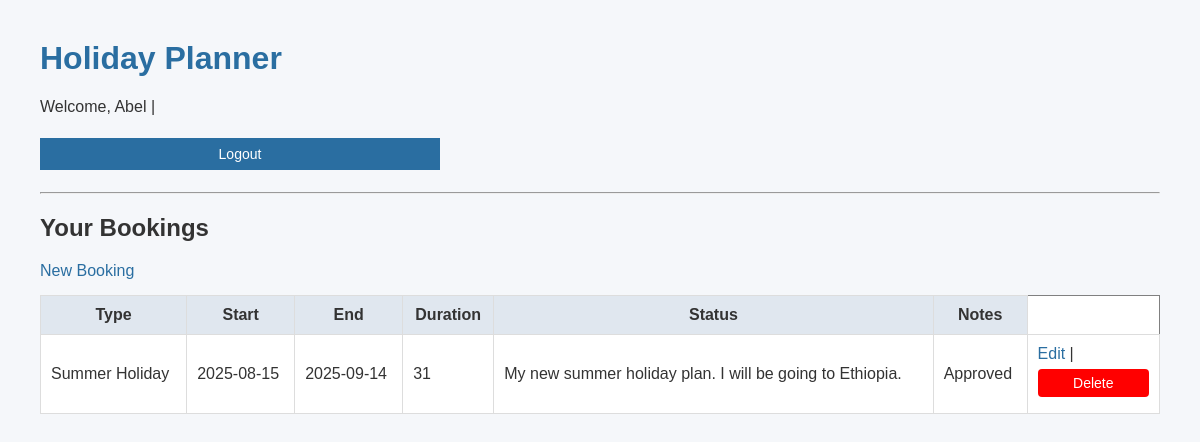
/dashboard (signed in), run on the app's committed database.
### tables this page shows
CREATE TABLE bookings (
        id INTEGER PRIMARY KEY AUTOINCREMENT,
        user_id INTEGER,
        type TEXT,
        start_date TEXT,
        end_date TEXT,
        duration TEXT,
        notes TEXT,
        status TEXT DEFAULT 'pending',
        FOREIGN KEY (user_id) REFERENCES users(id)
    );

### app.py (the view)
    @app.route("/dashboard")
    def dashboard():
        if "user_email" not in session:
            return redirect("/login")
        bookings = get_user_bookings(session["user_id"], app.config["DATABASE_URL"])
        return render_template("dashboard.html", bookings=bookings)

### models/booking.py (called while the page is built)
def get_user_bookings(user_id, db_url):
    db_path = db_url.split("///")[-1]
    conn = sqlite3.connect(db_path)
    cur = conn.cursor()
    cur.execute("""
        SELECT * FROM bookings WHERE user_id = ? ORDER BY start_date DESC;
    """, (user_id,))
    bookings = cur.fetchall()
    conn.close()
    return bookings

### templates/dashboard.html
{% extends "layout.html" %}
{% block content %}
<h2>Your Bookings</h2>
<a href="{{ url_for('new_booking') }}">New Booking</a>
<table border="1">
    <tr>
        <th>Type</th>
        <th>Start</th>
        <th>End</th>
        <th>Duration</th>
        <th>Status</th>
        <th>Notes</th>
    </tr>
    {% for b in bookings %}
    <tr>
        <td>{{ b[2] }}</td>
        <td>{{ b[3] }}</td>
        <td>{{ b[4] }}</td>
        <td>{{ b[5] }}</td>
        <td>{{ b[6] }}</td>
        <td>{{ b[7] }}</td>
        <td>
            <a href="{{ url_for('edit_booking', booking_id=b[0]) }}">Edit</a> |
            <form method="post" action="{{ url_for('delete_user_booking', booking_id=b[0]) }}" style="display:inline;">
                <button type="submit" class="delete-button"
                    onclick="return confirm('Are you sure you want to delete this booking?')">Delete</button>
            </form>
        </td>
    </tr>
    {% endfor %}
</table>
{% endblock %}

### static/style.css (style rules this page uses)
body { font-family: Arial, sans-serif; margin: 40px; background-color: #f5f7fa; color: #333; }
a { color: #2a6ea1; text-decoration: none; }
form { margin-top: 10px; }
input, textarea, select, button { margin: 6px 0; padding: 8px; font-size: 14px; width: 100%; max-width: 400px; box-sizing: border-box; }
button { background-color: #2a6ea1; color: white; border: none; cursor: pointer; }
table { width: 100%; border-collapse: collapse; margin-top: 15px; background-color: white; }
table th, table td { padding: 10px; border: 1px solid #ddd; }
table th { background-color: #e0e7ef; }
.delete-button { background-color: red; color: white; border: none; padding: 6px 12px; border-radius: 4px; cursor: pointer; }

### data on the page
bookings: type "Summer Holiday", start_date "2025-08-15", end_date "2025-09-14", duration "31", notes "My new summer holiday plan. I will be going to Ethiopia.", status "Approved"

### other printed values
{{ session.get("user_name") }} "Abel"
